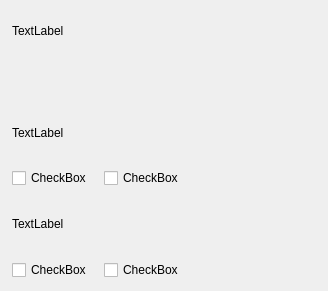
<?xml version="1.0" encoding="UTF-8"?>
<ui version="4.0">
 <class>ResourcesSettingDialog</class>
 <widget class="QWidget" name="ResourcesSettingDialog">
  <property name="geometry">
   <rect>
    <x>0</x>
    <y>0</y>
    <width>328</width>
    <height>291</height>
   </rect>
  </property>
  <property name="windowTitle">
   <string>Form</string>
  </property>
  <layout class="QVBoxLayout" name="verticalLayout_4">
   <property name="leftMargin">
    <number>12</number>
   </property>
   <item>
    <layout class="QVBoxLayout" name="verticalLayout_3">
     <item>
      <layout class="QHBoxLayout" name="horizontalLayout_7">
       <item>
        <widget class="QLabel" name="labelDevType">
         <property name="text">
          <string notr="true">TextLabel</string>
         </property>
        </widget>
       </item>
       <item>
        <spacer name="horizontalSpacer_7">
         <property name="orientation">
          <enum>Qt::Horizontal</enum>
         </property>
         <property name="sizeHint" stdset="0">
          <size>
           <width>40</width>
           <height>20</height>
          </size>
         </property>
        </spacer>
       </item>
      </layout>
     </item>
     <item>
      <layout class="QHBoxLayout" name="horizontalLayout_6">
       <item>
        <widget class="QWidget" name="widgetDevFlow" native="true"/>
       </item>
      </layout>
     </item>
    </layout>
   </item>
   <item>
    <layout class="QVBoxLayout" name="verticalLayout_2">
     <property name="spacing">
      <number>6</number>
     </property>
     <item>
      <layout class="QHBoxLayout" name="horizontalLayout_5">
       <item>
        <widget class="QLabel" name="labelDevStatus">
         <property name="text">
          <string notr="true">TextLabel</string>
         </property>
        </widget>
       </item>
       <item>
        <spacer name="horizontalSpacer_2">
         <property name="orientation">
          <enum>Qt::Horizontal</enum>
         </property>
         <property name="sizeHint" stdset="0">
          <size>
           <width>40</width>
           <height>20</height>
          </size>
         </property>
        </spacer>
       </item>
      </layout>
     </item>
     <item>
      <layout class="QHBoxLayout" name="horizontalLayout_4">
       <property name="spacing">
        <number>12</number>
       </property>
       <item>
        <widget class="QCheckBox" name="checkBoxOnline">
         <property name="text">
          <string notr="true">CheckBox</string>
         </property>
        </widget>
       </item>
       <item>
        <widget class="QCheckBox" name="checkBoxOffline">
         <property name="text">
          <string notr="true">CheckBox</string>
         </property>
        </widget>
       </item>
       <item>
        <spacer name="horizontalSpacer_5">
         <property name="orientation">
          <enum>Qt::Horizontal</enum>
         </property>
         <property name="sizeHint" stdset="0">
          <size>
           <width>40</width>
           <height>20</height>
          </size>
         </property>
        </spacer>
       </item>
      </layout>
     </item>
    </layout>
   </item>
   <item>
    <layout class="QVBoxLayout" name="verticalLayout">
     <property name="spacing">
      <number>6</number>
     </property>
     <item>
      <layout class="QHBoxLayout" name="horizontalLayout_3">
       <item>
        <widget class="QLabel" name="labelOther">
         <property name="text">
          <string notr="true">TextLabel</string>
         </property>
        </widget>
       </item>
       <item>
        <spacer name="horizontalSpacer_4">
         <property name="orientation">
          <enum>Qt::Horizontal</enum>
         </property>
         <property name="sizeHint" stdset="0">
          <size>
           <width>40</width>
           <height>20</height>
          </size>
         </property>
        </spacer>
       </item>
      </layout>
     </item>
     <item>
      <layout class="QHBoxLayout" name="horizontalLayout_2">
       <property name="spacing">
        <number>12</number>
       </property>
       <item>
        <widget class="QCheckBox" name="checkBoxShowArea">
         <property name="text">
          <string notr="true">CheckBox</string>
         </property>
        </widget>
       </item>
       <item>
        <widget class="QCheckBox" name="checkBoxAlarm">
         <property name="text">
          <string notr="true">CheckBox</string>
         </property>
        </widget>
       </item>
       <item>
        <spacer name="horizontalSpacer_3">
         <property name="orientation">
          <enum>Qt::Horizontal</enum>
         </property>
         <property name="sizeHint" stdset="0">
          <size>
           <width>40</width>
           <height>20</height>
          </size>
         </property>
        </spacer>
       </item>
      </layout>
     </item>
    </layout>
   </item>
  </layout>
 </widget>
 <resources/>
 <connections/>
</ui>
